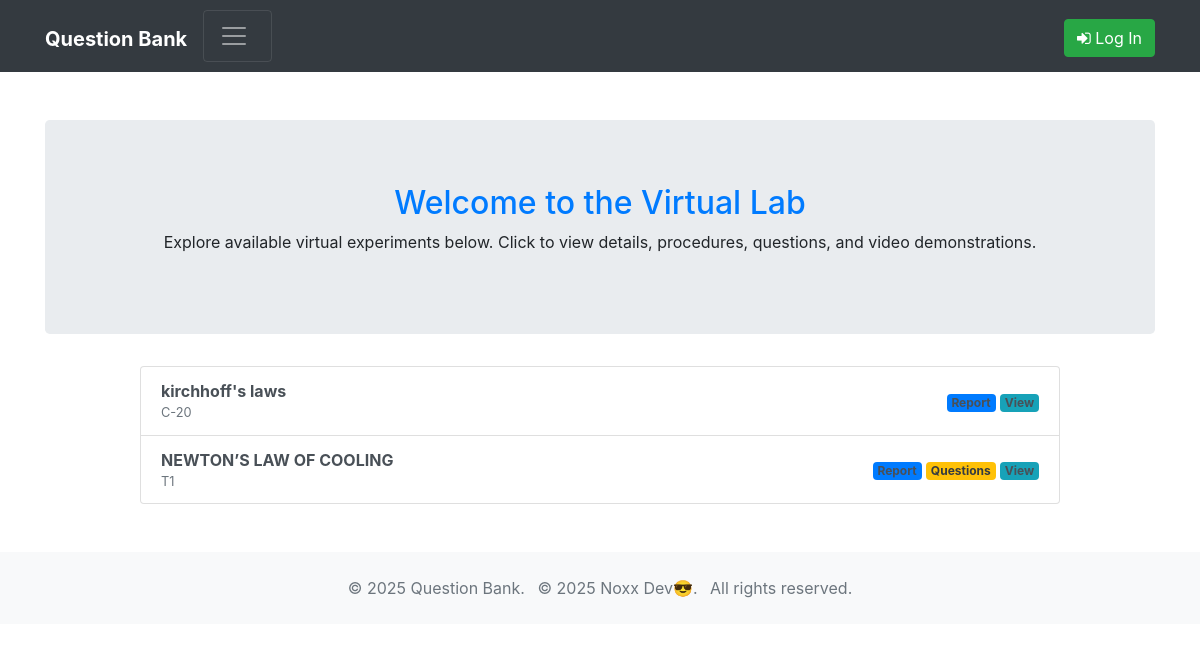
/experiment_list/, run on an earlier commit of the app's database.
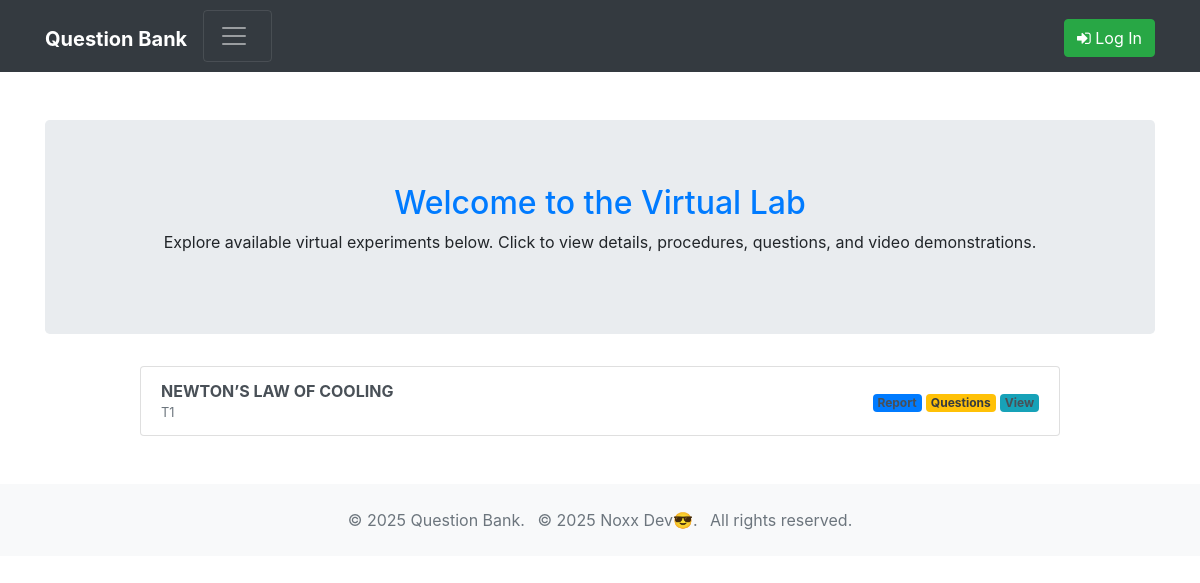
And on a later commit of the database.
### QuestionBank/models.py (models this page shows, shortened)
class VirtualExperiment(models.Model):
    title = models.CharField(max_length=200)
    code = models.CharField(max_length=50)
    objective = models.TextField(blank=True)
    theory = models.TextField(blank=True)
    method_summary = models.TextField(blank=True, help_text="Optional overview of the procedure.")
    video_url = models.URLField(blank=True, null=True)
    requires_report = models.BooleanField(default=True)
    requires_questions = models.BooleanField(default=False)
    class Meta:
        verbose_name = "Virtual Experiment"
        verbose_name_plural = "Virtual Experiments"

### QuestionBank/views.py (the view)
# urls.py: path('experiment_list/', views.ExperimentListView.as_view(), name='experiment_list'),
class ExperimentListView(ListView):
    model = VirtualExperiment
    template_name = 'bank/experiment_list.html'
    context_object_name = 'experiments'

### QuestionBank/templates/bank/experiment_list.html (shortened to what this page needs)
{% extends 'layout/base.html' %}
{% block content %}
<div class="container my-5">
    <div class="jumbotron">
        <h2 class="text-center text-primary">
            Welcome  to the Virtual Lab
        </h2>
        <p class="text-center">Explore available virtual experiments below. Click to view details, procedures, questions, and video demonstrations.</p>
    </div>
    <div class="row">
        <div class="col-md-10 offset-md-1">
            <div class="list-group">
                {% for experiment in experiments %}
                    <a href="{% url 'bank:experiment_detail' experiment.id %}"
                       class="list-group-item list-group-item-action d-flex justify-content-between align-items-center">
                        <div>
                            <strong>{{ experiment.title }}</strong>
                            <div class="text-muted small">{{ experiment.code }}</div>
                        </div>
                        <div>
                            {% if experiment.requires_report %}
                                <span class="badge bg-primary">Report</span>
                            {% endif %}
                            {% if experiment.requires_questions %}
                                <span class="badge bg-warning text-dark">Questions</span>
                            {% endif %}
                            <span class="badge bg-info">View</span>
                        </div>
                    </a>
                {% empty %}
                    <p class="text-center">No experiments available at the moment.</p>
                {% endfor %}
            </div>
        </div>
    </div>
</div>
{% endblock %}

### QuestionBank/templates/layout/base.html (shortened to what this page needs)
{% load static %}
<!doctype html>
<html lang="en">
<head>
    <link rel="stylesheet" href="https://maxcdn.bootstrapcdn.com/bootstrap/4.0.0-beta.2/css/bootstrap.min.css">
    <link rel="stylesheet" href="https://maxcdn.bootstrapcdn.com/font-awesome/4.7.0/css/font-awesome.min.css">
    <link rel="stylesheet" href="{% static 'assets/css/main.css' %}">
</head>
<body class="bg-white">
    <nav class="navbar navbar-expand-md navbar-dark bg-dark">
        <div class="container">
            <h1><a href="{% url 'bank:user_home' %}" class="navbar-brand">
            <strong>Question Bank</strong></a></h1>
            <button type="button" class="navbar-toggler wiggle-pulse d-flex align-items-center" data-toggle="collapse" data-target="#navbar" aria-controls="navbar" aria-expanded="false" aria-label="Toggle navigation">
                <span class="navbar-toggler-icon mr-2"></span>
            </button>
            <div class="collapse navbar-collapse justify-content-end " id="navbar">
                {% if not request.user.is_active %}
                <a href="{% url 'bank:login' %}" class="btn btn-success mt-1 ml-2"><i class="fa fa-sign-in" aria-hidden="true"></i> Log In</a>
                {% endif %}
            </div>
        </div>
    </nav>
    {% block content %}
    {% endblock content %}
    <footer class="bg-light text-muted py-0">
        <div class="container py-4">
            <ul class="list-inline mb-0 text-center">
                <li class="list-inline-item">&copy; 2025 Question Bank.</li>
                <li class="list-inline-item">&copy; 2025 Noxx Dev😎.</li>
                <li class="list-inline-item">All rights reserved.</li>
            </ul>
        </div>
    </footer>
</body>
</html>

### QuestionBank/static/assets/css/main.css (style rules this page uses)
button { background-color: #4CAF50; color: white; padding: 10px 20px; border: none; border-radius: 4px; cursor: pointer; }
.wiggle-pulse { animation: wigglePulse 1.2s ease-in-out infinite alternate; }
.navbar-toggler { padding: 0.6rem 0.9rem; }

### QuestionBank/templates/layout/base.html (style rules this page uses)
.wiggle-pulse { animation: wigglePulse 1.2s ease-in-out 1; }

What changed in the data, as far as the page shows it:
removed VirtualExperiment: title "kirchhoff's laws", code "C-20", requires_report "Report"
